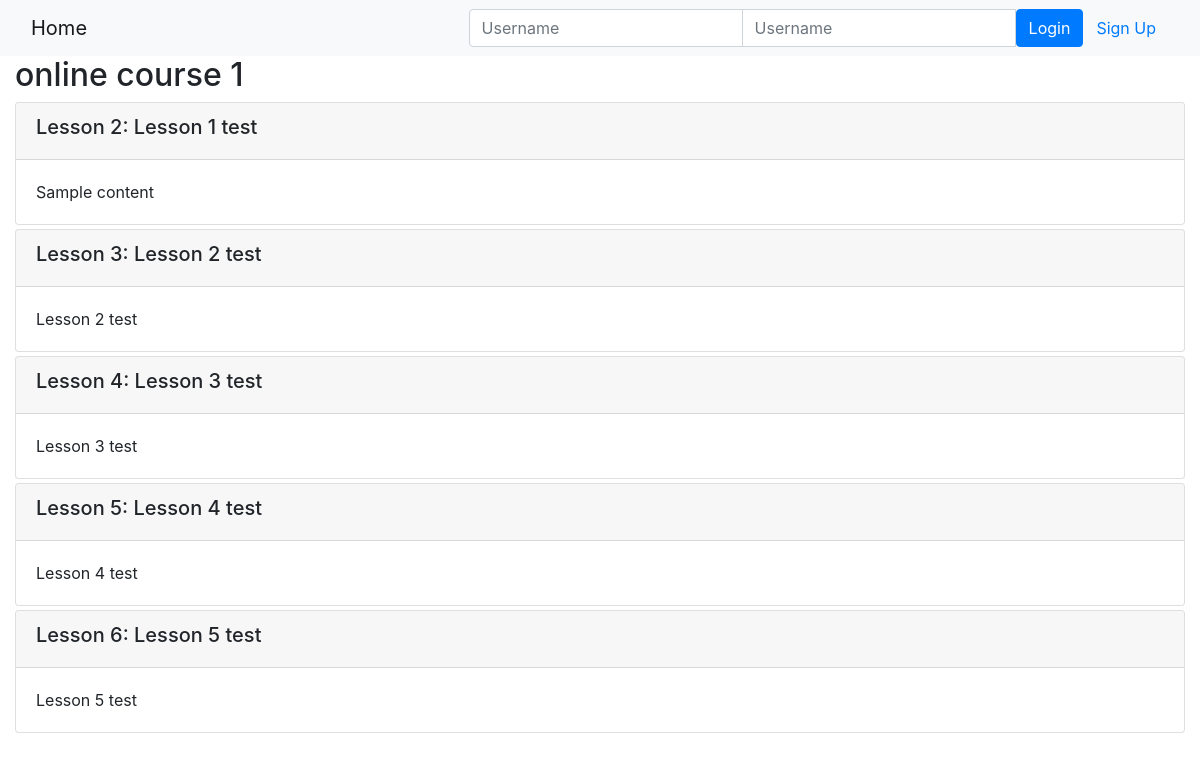
/onlinecourse/1/, run on an earlier commit of the app's database.
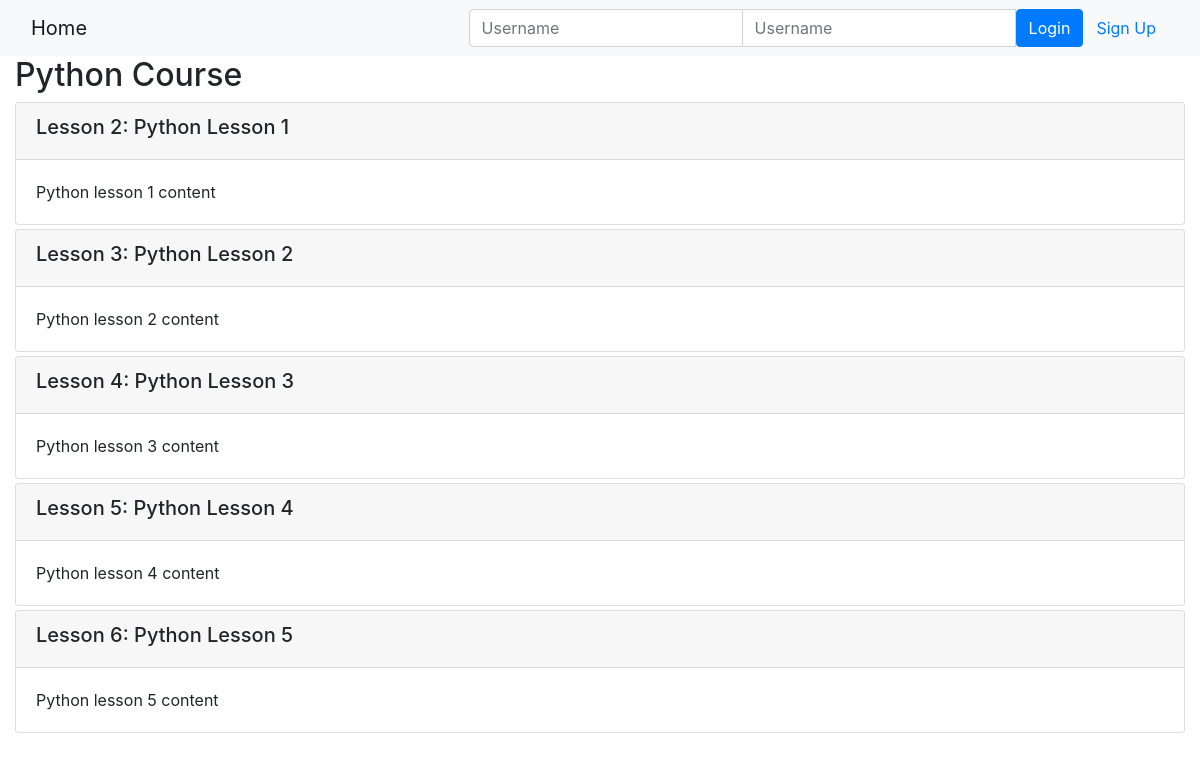
And on a later commit of the database.
### onlinecourse/models.py (models this page shows, shortened)
class Course(models.Model):
    name = models.CharField(null=False, max_length=30, default='online course')
    image = models.ImageField(upload_to='course_images/')
    description = models.CharField(max_length=1000)
    pub_date = models.DateField(null=True)
    instructors = models.ManyToManyField(Instructor)
    users = models.ManyToManyField(settings.AUTH_USER_MODEL, through='Enrollment')
    total_enrollment = models.IntegerField(default=0)
    is_enrolled = False

class Lesson(models.Model):
    title = models.CharField(max_length=200, default="title")
    order = models.IntegerField(default=0)
    course = models.ForeignKey(Course, on_delete=models.CASCADE)
    content = models.TextField()

### onlinecourse/views.py (the view)
# urls.py: path('<int:pk>/', views.CourseDetailView.as_view(), name='course_details'),
class CourseDetailView(generic.DetailView):
    model = Course
    template_name = 'onlinecourse/course_detail_bootstrap.html'

### onlinecourse/templates/onlinecourse/course_detail_bootstrap.html (shortened to what this page needs)
<!DOCTYPE html>
<html lang="en">
<head>
     {% load static %}
    <link rel="stylesheet" href="https://maxcdn.bootstrapcdn.com/bootstrap/4.5.2/css/bootstrap.min.css">
</head>
<body>
    <nav class="navbar navbar-light bg-light">
        <div class="container-fluid">
            <div class="navbar-header">
                  <a class="navbar-brand" href="{% url 'onlinecourse:index' %}">Home</a>
            </div>
            <ul class="nav navbar-nav navbar-right">
                {% if user.is_authenticated %}
                <li>
                    <a class="btn btn-link" href="#">{{ user.first_name }}({{ user.username }})</a>
                    <a class="btn btn-link" href="{% url 'onlinecourse:logout' %}">Logout</a>
                </li>
                {% else %}
                <li>
                    <form class="form-inline" action="{% url 'onlinecourse:login' %}" method="post">
                        <div class="input-group">
                            <input type="text" class="form-control" placeholder="Username" name="username" >
                            <input type="password" class="form-control" placeholder="Username" name="psw" >
                            <button class="btn btn-primary" type="submit">Login</button>
                            <a class="btn btn-link" href="{% url 'onlinecourse:registration' %}">Sign Up</a>
                        </div>
                    </form>
                </li>
                {% endif %}
            </ul>
        </div>
    </nav>
    <div class="container-fluid">
        <h2>{{ course.name }}</h2>
        <div class="card-columns-vertical">
            {% for lesson in course.lesson_set.all %}
                <div class="card mt-1">
                    <div class="card-header"><h5>Lesson {{lesson.order|add:1}}: {{lesson.title}}</h5></div>
                    <div class="card-body">{{lesson.content}}</div>
                </div>
            {% endfor %}
        </div>
    </div>
</body>
</html>

What changed in the data, as far as the page shows it:
changed Course: name "online course 1" → "Python Course"
changed Lesson: title "Lesson 1 test" → "Python Lesson 1"; content "Sample content" → "Python lesson 1 content"
changed Lesson: title "Lesson 2 test" → "Python Lesson 2"; content "Lesson 2 test" → "Python lesson 2 content"
changed Lesson: title "Lesson 3 test" → "Python Lesson 3"; content "Lesson 3 test" → "Python lesson 3 content"
changed Lesson: title "Lesson 4 test" → "Python Lesson 4"; content "Lesson 4 test" → "Python lesson 4 content"
changed Lesson: title "Lesson 5 test" → "Python Lesson 5"; content "Lesson 5 test" → "Python lesson 5 content"
